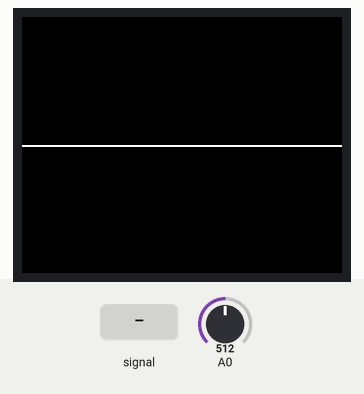
Bench run of a sketch on a simulated Arduino Uno, built with avr-gcc and run on an emulated ATmega328P. Parts: 160×128 colour display. Inputs (shaded band) come from the test bench; at power-on: A0 = 512.

Above: at 1.2 s.
1.3 s: A0 fed a 200 Hz sine of ±460 counts around its level
At 1.54 s:
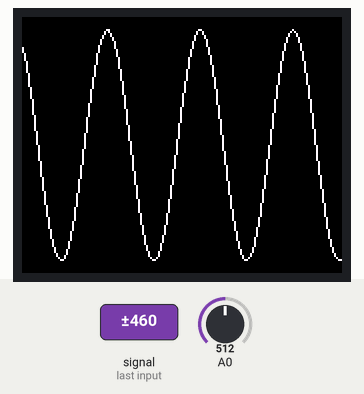
4.3 s: A0 set to 716
At 5.0 s:
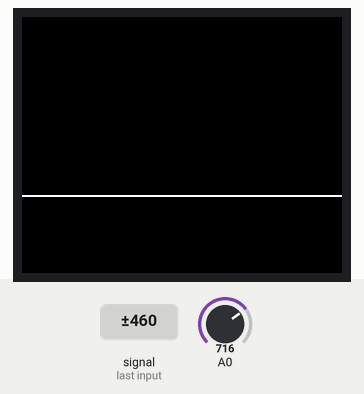
7.3 s: A0 set to 900
At 8.5 s:
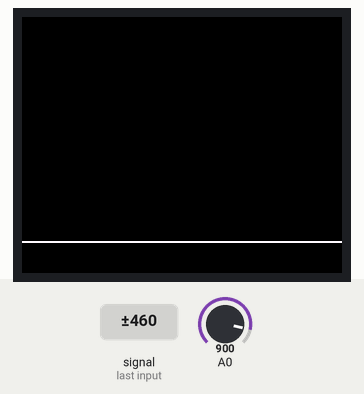
8.8 s: A0 fed a 200 Hz sine of ±81 counts around its level
At 9.01 s:
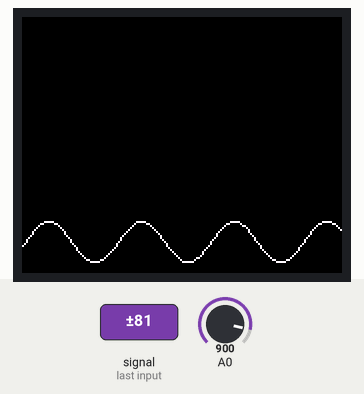
11.8 s: A0 set to 1023
At 12.3 s:
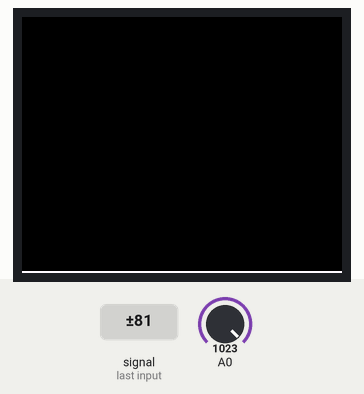
Timing chart, 0 to 14.8 s (numbered marks = the images above; inputs shaded):
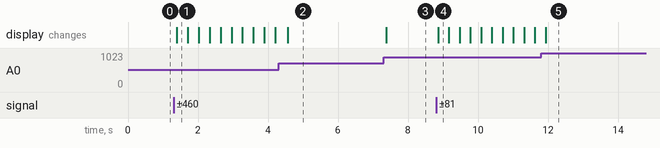

Measured:
- after the input at 1.3 s, the display: changes after 0.09 s (image 1)
- after the input at 7.3 s, the display: changes after 0.07 s (image 3)
- after the input at 8.8 s, the display: changes after 0.06 s (image 4)

The sketch:

_1_8_SPI_TFT_A0_Oscope.ino
```cpp
// 1.8 SPI TFT Quick Oscope
// Reads & Displays the value of analog input on A0
// Created 15 January 2015 by Bob Davis

#include <TFT.h>  // Arduino LCD library
#include <SPI.h>
// pin definitions for the Uno
#define rst  8
#define dc   9
#define cs   10
TFT TFTscreen = TFT(cs, dc, rst);
// set up variables
int Input=0;
byte Sample[160];
void setup(){
  // initialize the display
  TFTscreen.begin();
  }
void loop(){
  // quickly collect the data
  for (int xpos = 0; xpos <160; xpos++){
    Sample[xpos] = analogRead(A0)/8;
  }
  // erase the screen to start again
  TFTscreen.background(0, 0, 0);
  // select the color white = B,G,R
  TFTscreen.stroke(250, 250, 250);
  // display the collected data
  for (int xpos = 0; xpos <159; xpos++){
    // draw the line (xPos1, yPos1, xPos2, yPos2);
    TFTscreen.line(xpos, Sample[xpos], xpos+1, Sample[xpos+1]);
  }
}
```
